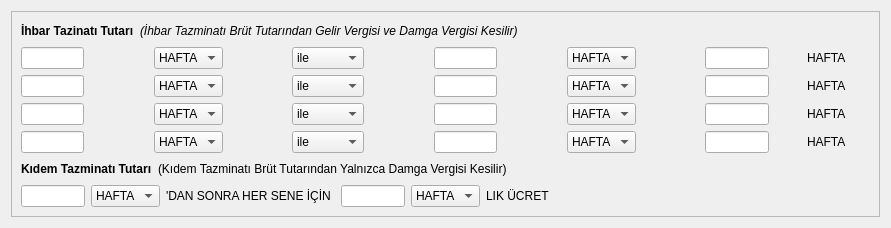
     <widget class="QWidget" name="tab_4">
      <property name="sizePolicy">
       <sizepolicy hsizetype="Expanding" vsizetype="Expanding">
        <horstretch>0</horstretch>
        <verstretch>0</verstretch>
       </sizepolicy>
      </property>
      <attribute name="title">
       <string>İhbar  ve Kıdem Tazminatı</string>
      </attribute>
      <layout class="QGridLayout" name="gridLayout_29" rowstretch="5,0">
       <item row="0" column="0" rowspan="2">
        <widget class="QFrame" name="frame_9">
         <property name="sizePolicy">
          <sizepolicy hsizetype="Expanding" vsizetype="Expanding">
           <horstretch>0</horstretch>
           <verstretch>0</verstretch>
          </sizepolicy>
         </property>
         <property name="frameShape">
          <enum>QFrame::StyledPanel</enum>
         </property>
         <property name="frameShadow">
          <enum>QFrame::Raised</enum>
         </property>
         <layout class="QGridLayout" name="gridLayout_36" rowstretch="1,20,1,1">
          <property name="sizeConstraint">
           <enum>QLayout::SetNoConstraint</enum>
          </property>
          <item row="0" column="0">
           <layout class="QGridLayout" name="gridLayout_10" columnstretch="1,10,5">
            <item row="0" column="0">
             <widget class="QLabel" name="label_22">
              <property name="sizePolicy">
               <sizepolicy hsizetype="Expanding" vsizetype="Fixed">
                <horstretch>0</horstretch>
                <verstretch>0</verstretch>
               </sizepolicy>
              </property>
              <property name="font">
               <font>
                <weight>75</weight>
                <bold>true</bold>
               </font>
              </property>
              <property name="styleSheet">
               <string notr="true">color: rgb(0, 0, 0);</string>
              </property>
              <property name="text">
               <string>İhbar Tazinatı Tutarı</string>
              </property>
             </widget>
            </item>
            <item row="0" column="1">
             <widget class="QLabel" name="label_34">
              <property name="sizePolicy">
               <sizepolicy hsizetype="Expanding" vsizetype="Fixed">
                <horstretch>0</horstretch>
                <verstretch>0</verstretch>
               </sizepolicy>
              </property>
              <property name="font">
               <font>
                <italic>true</italic>
               </font>
              </property>
              <property name="text">
               <string>(İhbar Tazminatı Brüt Tutarından Gelir Vergisi ve Damga Vergisi Kesilir)</string>
              </property>
             </widget>
            </item>
            <item row="0" column="2">
             <spacer name="horizontalSpacer_20">
              <property name="orientation">
               <enum>Qt::Horizontal</enum>
              </property>
              <property name="sizeHint" stdset="0">
               <size>
                <width>40</width>
                <height>20</height>
               </size>
              </property>
             </spacer>
            </item>
           </layout>
          </item>
          <item row="1" column="0">
           <layout class="QGridLayout" name="gridLayout_11" columnstretch="2,2,2,2,2,2,2,2,2,2,2,1,2">
            <item row="0" column="0">
             <widget class="QCommaEdit" name="comma_edit_ihbar_taz_bas_suresi_1">
              <property name="sizePolicy">
               <sizepolicy hsizetype="Expanding" vsizetype="Fixed">
                <horstretch>0</horstretch>
                <verstretch>0</verstretch>
               </sizepolicy>
              </property>
              <property name="whatsThis">
               <string>Sayilari formatina(Or:1,000,234.50) donusturur. </string>
              </property>
              <property name="QCommaEdit" stdset="0">
               <rect>
                <x>0</x>
                <y>0</y>
                <width>100</width>
                <height>100</height>
               </rect>
              </property>
             </widget>
            </item>
            <item row="0" column="2">
             <widget class="QComboBox" name="combo_box_ihbar_taz_bas_suresi_1">
              <property name="sizePolicy">
               <sizepolicy hsizetype="Expanding" vsizetype="Fixed">
                <horstretch>0</horstretch>
                <verstretch>0</verstretch>
               </sizepolicy>
              </property>
              <item>
               <property name="text">
                <string>HAFTA</string>
               </property>
              </item>
              <item>
               <property name="text">
                <string>AY</string>
               </property>
              </item>
              <item>
               <property name="text">
                <string>YIL</string>
               </property>
              </item>
             </widget>
            </item>
            <item row="0" column="4">
             <widget class="QComboBox" name="combo_box_ihbar_taz_baglac_1">
              <property name="sizePolicy">
               <sizepolicy hsizetype="Expanding" vsizetype="Fixed">
                <horstretch>0</horstretch>
                <verstretch>0</verstretch>
               </sizepolicy>
              </property>
              <item>
               <property name="text">
                <string>ile</string>
               </property>
              </item>
              <item>
               <property name="text">
                <string>ve üzeri</string>
               </property>
              </item>
             </widget>
            </item>
            <item row="0" column="6">
             <widget class="QCommaEdit" name="comma_edit_ihbar_taz_bit_suresi_1">
              <property name="sizePolicy">
               <sizepolicy hsizetype="Expanding" vsizetype="Fixed">
                <horstretch>0</horstretch>
                <verstretch>0</verstretch>
               </sizepolicy>
              </property>
              <property name="whatsThis">
               <string>Sayilari formatina(Or:1,000,234.50) donusturur. </string>
              </property>
              <property name="QCommaEdit" stdset="0">
               <rect>
                <x>0</x>
                <y>0</y>
                <width>100</width>
                <height>100</height>
               </rect>
              </property>
             </widget>
            </item>
            <item row="0" column="8">
             <widget class="QComboBox" name="combo_box_ihbar_taz_bit_suresi_1">
              <property name="sizePolicy">
               <sizepolicy hsizetype="Expanding" vsizetype="Fixed">
                <horstretch>0</horstretch>
                <verstretch>0</verstretch>
               </sizepolicy>
              </property>
              <item>
               <property name="text">
                <string>HAFTA</string>
               </property>
              </item>
              <item>
               <property name="text">
                <string>AY</string>
               </property>
              </item>
              <item>
               <property name="text">
                <string>YIL</string>
               </property>
              </item>
             </widget>
            </item>
            <item row="0" column="10">
             <widget class="QCommaEdit" name="comma_edit_ihbar_taz_tutari_1">
              <property name="sizePolicy">
               <sizepolicy hsizetype="Expanding" vsizetype="Fixed">
                <horstretch>0</horstretch>
                <verstretch>0</verstretch>
               </sizepolicy>
              </property>
              <property name="whatsThis">
               <string>Sayilari formatina(Or:1,000,234.50) donusturur. </string>
              </property>
              <property name="QCommaEdit" stdset="0">
               <rect>
                <x>0</x>
                <y>0</y>
                <width>100</width>
                <height>100</height>
               </rect>
              </property>
             </widget>
            </item>
            <item row="1" column="0">
             <widget class="QCommaEdit" name="comma_edit_ihbar_taz_bas_suresi_2">
              <property name="sizePolicy">
               <sizepolicy hsizetype="Expanding" vsizetype="Fixed">
                <horstretch>0</horstretch>
                <verstretch>0</verstretch>
               </sizepolicy>
              </property>
              <property name="whatsThis">
               <string>Sayilari formatina(Or:1,000,234.50) donusturur. </string>
              </property>
              <property name="QCommaEdit" stdset="0">
               <rect>
                <x>0</x>
                <y>0</y>
                <width>100</width>
                <height>100</height>
               </rect>
              </property>
             </widget>
            </item>
            <item row="1" column="2">
             <widget class="QComboBox" name="combo_box_ihbar_taz_bas_suresi_2">
              <property name="sizePolicy">
               <sizepolicy hsizetype="Expanding" vsizetype="Fixed">
                <horstretch>0</horstretch>
                <verstretch>0</verstretch>
               </sizepolicy>
              </property>
              <item>
               <property name="text">
                <string>HAFTA</string>
               </property>
              </item>
              <item>
               <property name="text">
                <string>AY</string>
               </property>
              </item>
              <item>
               <property name="text">
                <string>YIL</string>
               </property>
              </item>
             </widget>
            </item>
            <item row="1" column="4">
             <widget class="QComboBox" name="combo_box_ihbar_taz_baglac_2">
              <property name="sizePolicy">
               <sizepolicy hsizetype="Expanding" vsizetype="Fixed">
                <horstretch>0</horstretch>
                <verstretch>0</verstretch>
               </sizepolicy>
              </property>
              <item>
               <property name="text">
                <string>ile</string>
               </property>
              </item>
              <item>
               <property name="text">
                <string>ve üzeri</string>
               </property>
              </item>
             </widget>
            </item>
            <item row="1" column="6">
             <widget class="QCommaEdit" name="comma_edit_ihbar_taz_bit_suresi_2">
              <property name="sizePolicy">
               <sizepolicy hsizetype="Expanding" vsizetype="Fixed">
                <horstretch>0</horstretch>
                <verstretch>0</verstretch>
               </sizepolicy>
              </property>
              <property name="whatsThis">
               <string>Sayilari formatina(Or:1,000,234.50) donusturur. </string>
              </property>
              <property name="QCommaEdit" stdset="0">
               <rect>
                <x>0</x>
                <y>0</y>
                <width>100</width>
                <height>100</height>
               </rect>
              </property>
             </widget>
            </item>
            <item row="1" column="8">
             <widget class="QComboBox" name="combo_box_ihbar_taz_bit_suresi_2">
              <property name="sizePolicy">
               <sizepolicy hsizetype="Expanding" vsizetype="Fixed">
                <horstretch>0</horstretch>
                <verstretch>0</verstretch>
               </sizepolicy>
              </property>
              <item>
               <property name="text">
                <string>HAFTA</string>
               </property>
              </item>
              <item>
               <property name="text">
                <string>AY</string>
               </property>
              </item>
              <item>
               <property name="text">
                <string>YIL</string>
               </property>
              </item>
             </widget>
            </item>
            <item row="1" column="10">
             <widget class="QCommaEdit" name="comma_edit_ihbar_taz_tutari_2">
              <property name="sizePolicy">
               <sizepolicy hsizetype="Expanding" vsizetype="Fixed">
                <horstretch>0</horstretch>
                <verstretch>0</verstretch>
               </sizepolicy>
              </property>
              <property name="whatsThis">
               <string>Sayilari formatina(Or:1,000,234.50) donusturur. </string>
              </property>
              <property name="QCommaEdit" stdset="0">
               <rect>
                <x>0</x>
                <y>0</y>
                <width>100</width>
                <height>100</height>
               </rect>
              </property>
             </widget>
            </item>
            <item row="2" column="0">
             <widget class="QCommaEdit" name="comma_edit_ihbar_taz_bas_suresi_3">
              <property name="sizePolicy">
               <sizepolicy hsizetype="Expanding" vsizetype="Fixed">
                <horstretch>0</horstretch>
                <verstretch>0</verstretch>
               </sizepolicy>
              </property>
              <property name="whatsThis">
               <string>Sayilari formatina(Or:1,000,234.50) donusturur. </string>
              </property>
              <property name="QCommaEdit" stdset="0">
               <rect>
                <x>0</x>
                <y>0</y>
                <width>100</width>
                <height>100</height>
               </rect>
              </property>
             </widget>
            </item>
            <item row="2" column="2">
             <widget class="QComboBox" name="combo_box_ihbar_taz_bas_suresi_3">
              <property name="sizePolicy">
               <sizepolicy hsizetype="Expanding" vsizetype="Fixed">
                <horstretch>0</horstretch>
                <verstretch>0</verstretch>
               </sizepolicy>
              </property>
              <item>
               <property name="text">
                <string>HAFTA</string>
               </property>
              </item>
              <item>
               <property name="text">
                <string>AY</string>
               </property>
              </item>
              <item>
               <property name="text">
                <string>YIL</string>
               </property>
              </item>
             </widget>
            </item>
            <item row="2" column="4">
             <widget class="QComboBox" name="combo_box_ihbar_taz_baglac_3">
              <property name="sizePolicy">
               <sizepolicy hsizetype="Expanding" vsizetype="Fixed">
                <horstretch>0</horstretch>
                <verstretch>0</verstretch>
               </sizepolicy>
              </property>
              <item>
               <property name="text">
                <string>ile</string>
               </property>
              </item>
              <item>
               <property name="text">
                <string>ve üzeri</string>
               </property>
              </item>
             </widget>
            </item>
            <item row="2" column="6">
             <widget class="QCommaEdit" name="comma_edit_ihbar_taz_bit_suresi_3">
              <property name="sizePolicy">
               <sizepolicy hsizetype="Expanding" vsizetype="Fixed">
                <horstretch>0</horstretch>
                <verstretch>0</verstretch>
               </sizepolicy>
              </property>
              <property name="whatsThis">
               <string>Sayilari formatina(Or:1,000,234.50) donusturur. </string>
              </property>
              <property name="QCommaEdit" stdset="0">
               <rect>
                <x>0</x>
                <y>0</y>
                <width>100</width>
                <height>100</height>
               </rect>
              </property>
             </widget>
            </item>
            <item row="2" column="8">
             <widget class="QComboBox" name="combo_box_ihbar_taz_bit_suresi_3">
              <property name="sizePolicy">
               <sizepolicy hsizetype="Expanding" vsizetype="Fixed">
                <horstretch>0</horstretch>
                <verstretch>0</verstretch>
               </sizepolicy>
              </property>
              <item>
               <property name="text">
                <string>HAFTA</string>
               </property>
              </item>
              <item>
               <property name="text">
                <string>AY</string>
               </property>
              </item>
              <item>
               <property name="text">
                <string>YIL</string>
               </property>
              </item>
             </widget>
            </item>
            <item row="2" column="10">
             <widget class="QCommaEdit" name="comma_edit_ihbar_taz_tutari_3">
              <property name="sizePolicy">
               <sizepolicy hsizetype="Expanding" vsizetype="Fixed">
                <horstretch>0</horstretch>
                <verstretch>0</verstretch>
               </sizepolicy>
              </property>
              <property name="whatsThis">
               <string>Sayilari formatina(Or:1,000,234.50) donusturur. </string>
              </property>
              <property name="QCommaEdit" stdset="0">
               <rect>
                <x>0</x>
                <y>0</y>
                <width>100</width>
                <height>100</height>
               </rect>
              </property>
             </widget>
            </item>
            <item row="3" column="0">
             <widget class="QCommaEdit" name="comma_edit_ihbar_taz_bas_suresi_4">
              <property name="sizePolicy">
               <sizepolicy hsizetype="Expanding" vsizetype="Fixed">
                <horstretch>0</horstretch>
                <verstretch>0</verstretch>
               </sizepolicy>
              </property>
              <property name="whatsThis">
               <string>Sayilari formatina(Or:1,000,234.50) donusturur. </string>
              </property>
              <property name="QCommaEdit" stdset="0">
               <rect>
                <x>0</x>
                <y>0</y>
                <width>100</width>
                <height>100</height>
               </rect>
              </property>
             </widget>
            </item>
            <item row="3" column="2">
             <widget class="QComboBox" name="combo_box_ihbar_taz_bas_suresi_4">
              <property name="sizePolicy">
               <sizepolicy hsizetype="Expanding" vsizetype="Fixed">
                <horstretch>0</horstretch>
                <verstretch>0</verstretch>
               </sizepolicy>
              </property>
              <item>
               <property name="text">
                <string>HAFTA</string>
               </property>
              </item>
              <item>
               <property name="text">
                <string>AY</string>
               </property>
              </item>
              <item>
               <property name="text">
                <string>YIL</string>
               </property>
              </item>
             </widget>
            </item>
            <item row="3" column="4">
             <widget class="QComboBox" name="combo_box_ihbar_taz_baglac_4">
              <property name="sizePolicy">
               <sizepolicy hsizetype="Expanding" vsizetype="Fixed">
                <horstretch>0</horstretch>
                <verstretch>0</verstretch>
               </sizepolicy>
              </property>
              <item>
               <property name="text">
                <string>ile</string>
               </property>
              </item>
              <item>
               <property name="text">
                <string>ve üzeri</string>
               </property>
              </item>
             </widget>
            </item>
            <item row="3" column="6">
             <widget class="QCommaEdit" name="comma_edit_ihbar_taz_bit_suresi_4">
              <property name="sizePolicy">
               <sizepolicy hsizetype="Expanding" vsizetype="Fixed">
                <horstretch>0</horstretch>
                <verstretch>0</verstretch>
               </sizepolicy>
              </property>
              <property name="whatsThis">
               <string>Sayilari formatina(Or:1,000,234.50) donusturur. </string>
              </property>
              <property name="QCommaEdit" stdset="0">
               <rect>
                <x>0</x>
                <y>0</y>
                <width>100</width>
                <height>100</height>
               </rect>
              </property>
             </widget>
            </item>
            <item row="3" column="8">
             <widget class="QComboBox" name="combo_box_ihbar_taz_bit_suresi_4">
              <property name="sizePolicy">
               <sizepolicy hsizetype="Expanding" vsizetype="Fixed">
                <horstretch>0</horstretch>
                <verstretch>0</verstretch>
               </sizepolicy>
              </property>
              <item>
               <property name="text">
                <string>HAFTA</string>
               </property>
              </item>
              <item>
               <property name="text">
                <string>AY</string>
               </property>
              </item>
              <item>
               <property name="text">
                <string>YIL</string>
               </property>
              </item>
             </widget>
            </item>
            <item row="3" column="10">
             <widget class="QCommaEdit" name="comma_edit_ihbar_taz_tutari_4">
              <property name="sizePolicy">
               <sizepolicy hsizetype="Expanding" vsizetype="Fixed">
                <horstretch>0</horstretch>
                <verstretch>0</verstretch>
               </sizepolicy>
              </property>
              <property name="whatsThis">
               <string>Sayilari formatina(Or:1,000,234.50) donusturur. </string>
              </property>
              <property name="QCommaEdit" stdset="0">
               <rect>
                <x>0</x>
                <y>0</y>
                <width>100</width>
                <height>100</height>
               </rect>
              </property>
             </widget>
            </item>
            <item row="0" column="3">
             <spacer name="horizontalSpacer">
              <property name="orientation">
               <enum>Qt::Horizontal</enum>
              </property>
              <property name="sizeHint" stdset="0">
               <size>
                <width>40</width>
                <height>20</height>
               </size>
              </property>
             </spacer>
            </item>
            <item row="0" column="5">
             <spacer name="horizontalSpacer_5">
              <property name="orientation">
               <enum>Qt::Horizontal</enum>
              </property>
              <property name="sizeHint" stdset="0">
               <size>
                <width>40</width>
                <height>20</height>
               </size>
              </property>
             </spacer>
            </item>
            <item row="0" column="1">
             <spacer name="horizontalSpacer_6">
              <property name="orientation">
               <enum>Qt::Horizontal</enum>
              </property>
              <property name="sizeHint" stdset="0">
               <size>
                <width>40</width>
                <height>20</height>
               </size>
              </property>
             </spacer>
            </item>
            <item row="1" column="1">
             <spacer name="horizontalSpacer_7">
              <property name="orientation">
               <enum>Qt::Horizontal</enum>
              </property>
              <property name="sizeHint" stdset="0">
               <size>
                <width>40</width>
                <height>20</height>
               </size>
              </property>
             </spacer>
            </item>
            <item row="1" column="3">
             <spacer name="horizontalSpacer_9">
              <property name="orientation">
               <enum>Qt::Horizontal</enum>
              </property>
              <property name="sizeHint" stdset="0">
               <size>
                <width>40</width>
                <height>20</height>
               </size>
              </property>
             </spacer>
            </item>
            <item row="1" column="5">
             <spacer name="horizontalSpacer_11">
              <property name="orientation">
               <enum>Qt::Horizontal</enum>
              </property>
              <property name="sizeHint" stdset="0">
               <size>
                <width>40</width>
                <height>20</height>
               </size>
              </property>
             </spacer>
            </item>
            <item row="0" column="7">
             <spacer name="horizontalSpacer_12">
              <property name="orientation">
               <enum>Qt::Horizontal</enum>
              </property>
              <property name="sizeHint" stdset="0">
               <size>
                <width>40</width>
                <height>20</height>
               </size>
              </property>
             </spacer>
            </item>
            <item row="0" column="9">
             <spacer name="horizontalSpacer_14">
              <property name="orientation">
               <enum>Qt::Horizontal</enum>
              </property>
              <property name="sizeHint" stdset="0">
               <size>
                <width>40</width>
                <height>20</height>
               </size>
              </property>
             </spacer>
            </item>
            <item row="0" column="12">
             <widget class="QLabel" name="label_hafta_1">
              <property name="sizePolicy">
               <sizepolicy hsizetype="Expanding" vsizetype="Fixed">
                <horstretch>0</horstretch>
                <verstretch>0</verstretch>
               </sizepolicy>
              </property>
              <property name="text">
               <string>HAFTA</string>
              </property>
             </widget>
            </item>
            <item row="2" column="12">
             <widget class="QLabel" name="label_24">
              <property name="text">
               <string>HAFTA</string>
              </property>
             </widget>
            </item>
            <item row="3" column="12">
             <widget class="QLabel" name="label_26">
              <property name="text">
               <string>HAFTA</string>
              </property>
             </widget>
            </item>
            <item row="0" column="11">
             <spacer name="horizontalSpacer_15">
              <property name="orientation">
               <enum>Qt::Horizontal</enum>
              </property>
              <property name="sizeHint" stdset="0">
               <size>
                <width>40</width>
                <height>20</height>
               </size>
              </property>
             </spacer>
            </item>
            <item row="1" column="12">
             <widget class="QLabel" name="label_25">
              <property name="text">
               <string>HAFTA</string>
              </property>
             </widget>
            </item>
           </layout>
          </item>
          <item row="2" column="0">
           <layout class="QGridLayout" name="gridLayout_35" columnstretch="1,10,5">
            <item row="0" column="0">
             <widget class="QLabel" name="label_23">
              <property name="sizePolicy">
               <sizepolicy hsizetype="Expanding" vsizetype="Fixed">
                <horstretch>0</horstretch>
                <verstretch>0</verstretch>
               </sizepolicy>
              </property>
              <property name="font">
               <font>
                <weight>75</weight>
                <bold>true</bold>
               </font>
              </property>
              <property name="text">
               <string>Kıdem Tazminatı Tutarı</string>
              </property>
             </widget>
            </item>
            <item row="0" column="1">
             <widget class="QLabel" name="label_35">
              <property name="sizePolicy">
               <sizepolicy hsizetype="Expanding" vsizetype="Fixed">
                <horstretch>0</horstretch>
                <verstretch>0</verstretch>
               </sizepolicy>
              </property>
              <property name="text">
               <string>(Kıdem Tazminatı Brüt Tutarından Yalnızca Damga Vergisi Kesilir)</string>
              </property>
             </widget>
            </item>
            <item row="0" column="2">
             <spacer name="horizontalSpacer_21">
              <property name="orientation">
               <enum>Qt::Horizontal</enum>
              </property>
              <property name="sizeHint" stdset="0">
               <size>
                <width>40</width>
                <height>20</height>
               </size>
              </property>
             </spacer>
            </item>
           </layout>
          </item>
          <item row="3" column="0">
           <layout class="QHBoxLayout" name="horizontalLayout" stretch="3,1,1,3,1,1,15">
            <item>
             <widget class="QCommaEdit" name="comma_edit_kidem_taz_bas_suresi">
              <property name="sizePolicy">
               <sizepolicy hsizetype="Expanding" vsizetype="Fixed">
                <horstretch>0</horstretch>
                <verstretch>0</verstretch>
               </sizepolicy>
              </property>
              <property name="whatsThis">
               <string>Sayilari formatina(Or:1,000,234.50) donusturur. </string>
              </property>
              <property name="QCommaEdit" stdset="0">
               <rect>
                <x>0</x>
                <y>0</y>
                <width>100</width>
                <height>100</height>
               </rect>
              </property>
             </widget>
            </item>
            <item>
             <widget class="QComboBox" name="combo_box_kidem_taz_bas_suresi">
              <property name="sizePolicy">
               <sizepolicy hsizetype="Expanding" vsizetype="Fixed">
                <horstretch>0</horstretch>
                <verstretch>0</verstretch>
               </sizepolicy>
              </property>
              <item>
               <property name="text">
                <string>HAFTA</string>
               </property>
              </item>
              <item>
               <property name="text">
                <string>AY</string>
               </property>
              </item>
              <item>
               <property name="text">
                <string>YIL</string>
               </property>
              </item>
             </widget>
            </item>
            <item>
             <widget class="QLabel" name="label_13">
              <property name="sizePolicy">
               <sizepolicy hsizetype="Expanding" vsizetype="Fixed">
                <horstretch>0</horstretch>
                <verstretch>0</verstretch>
               </sizepolicy>
              </property>
              <property name="text">
               <string>'DAN SONRA HER SENE İÇİN </string>
              </property>
             </widget>
            </item>
            <item>
             <widget class="QCommaEdit" name="comma_edit_kidem_taz_tutari">
              <property name="sizePolicy">
               <sizepolicy hsizetype="Expanding" vsizetype="Fixed">
                <horstretch>0</horstretch>
                <verstretch>0</verstretch>
               </sizepolicy>
              </property>
              <property name="whatsThis">
               <string>Sayilari formatina(Or:1,000,234.50) donusturur. </string>
              </property>
              <property name="QCommaEdit" stdset="0">
               <rect>
                <x>0</x>
                <y>0</y>
                <width>100</width>
                <height>100</height>
               </rect>
              </property>
             </widget>
            </item>
            <item>
             <widget class="QComboBox" name="combo_box_kidem_taz_tutar_cinsi">
              <property name="sizePolicy">
               <sizepolicy hsizetype="Expanding" vsizetype="Fixed">
                <horstretch>0</horstretch>
                <verstretch>0</verstretch>
               </sizepolicy>
              </property>
              <item>
               <property name="text">
                <string>HAFTA</string>
               </property>
              </item>
              <item>
               <property name="text">
                <string>AY</string>
               </property>
              </item>
              <item>
               <property name="text">
                <string>YIL</string>
               </property>
              </item>
             </widget>
            </item>
            <item>
             <widget class="QLabel" name="label_14">
              <property name="sizePolicy">
               <sizepolicy hsizetype="Expanding" vsizetype="Fixed">
                <horstretch>0</horstretch>
                <verstretch>0</verstretch>
               </sizepolicy>
              </property>
              <property name="text">
               <string>LIK ÜCRET</string>
              </property>
             </widget>
            </item>
            <item>
             <spacer name="horizontalSpacer_3">
              <property name="orientation">
               <enum>Qt::Horizontal</enum>
              </property>
              <property name="sizeHint" stdset="0">
               <size>
                <width>40</width>
                <height>20</height>
               </size>
              </property>
             </spacer>
            </item>
           </layout>
          </item>
         </layout>
        </widget>
       </item>
      </layout>
     </widget>
